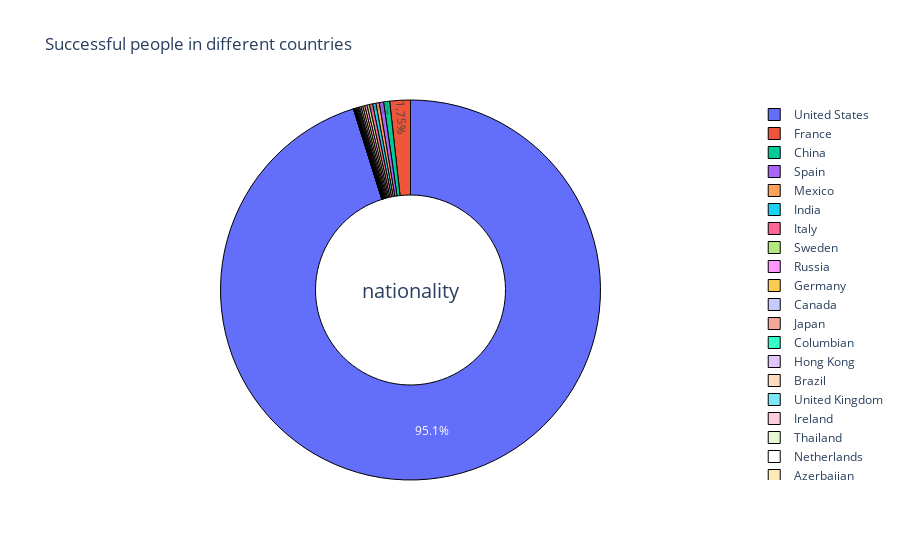

The code cell stored with this chart in its notebook:
### Code cell
fig = go.Figure(
    data = [
        go.Pie(
            labels = df.nationality, 
            values = df.nationality.value_counts(),
            textinfo='percent', 
            textposition='inside',
            marker=dict(line=dict(color='#000000', width=1)), 
            hole = 0.5
        )
    ]
)
fig.update_layout(
    title_text="Successful people in different countries",
    annotations=[dict(text='nationality', x=0.5, y=0.5, font_size=20, showarrow=False)])
fig.show()

### Figure 1 — Plotly figure (JSON) as saved in the notebook; plotly's stock layout.template omitted (floating-point values rounded to 4 significant figures; data arrays with more than 128 entries replaced by an {"elided": "..."} marker saying what was removed)
{"data": [{"hole": 0.5, "labels": {"elided": "9920 str values"}, "marker": {"line": {"color": "#000000", "width": 1}}, "textinfo": "percent", "textposition": "inside", "type": "pie", "values": {"elided": "137 int values"}}], "layout": {"annotations": [{"font": {"size": 20}, "showarrow": false, "text": "nationality", "x": 0.5, "y": 0.5}], "title": {"text": "Successful people in different countries"}}}
